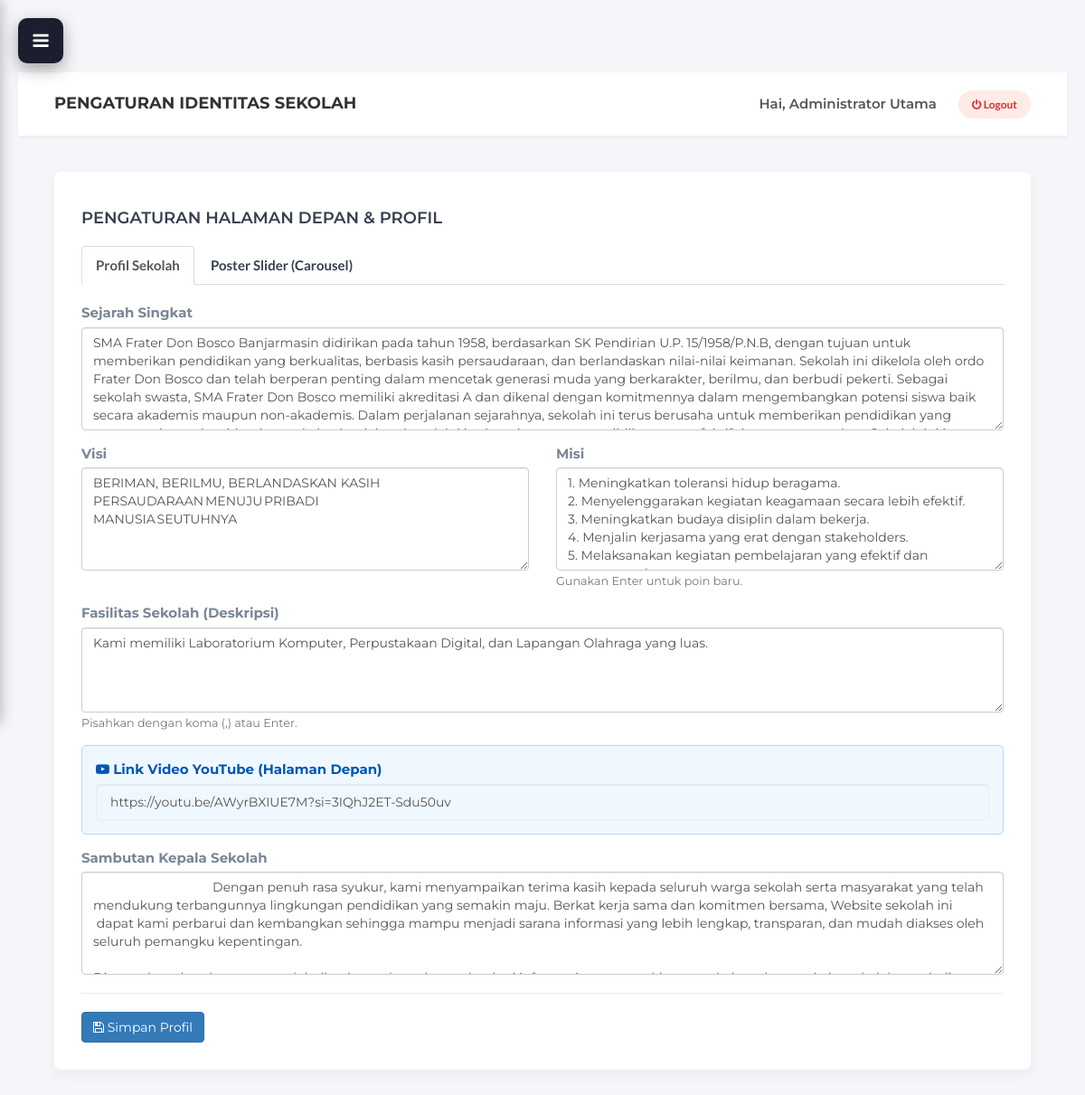
/admin/identitas.php (signed in), run on an earlier commit of the app's database.
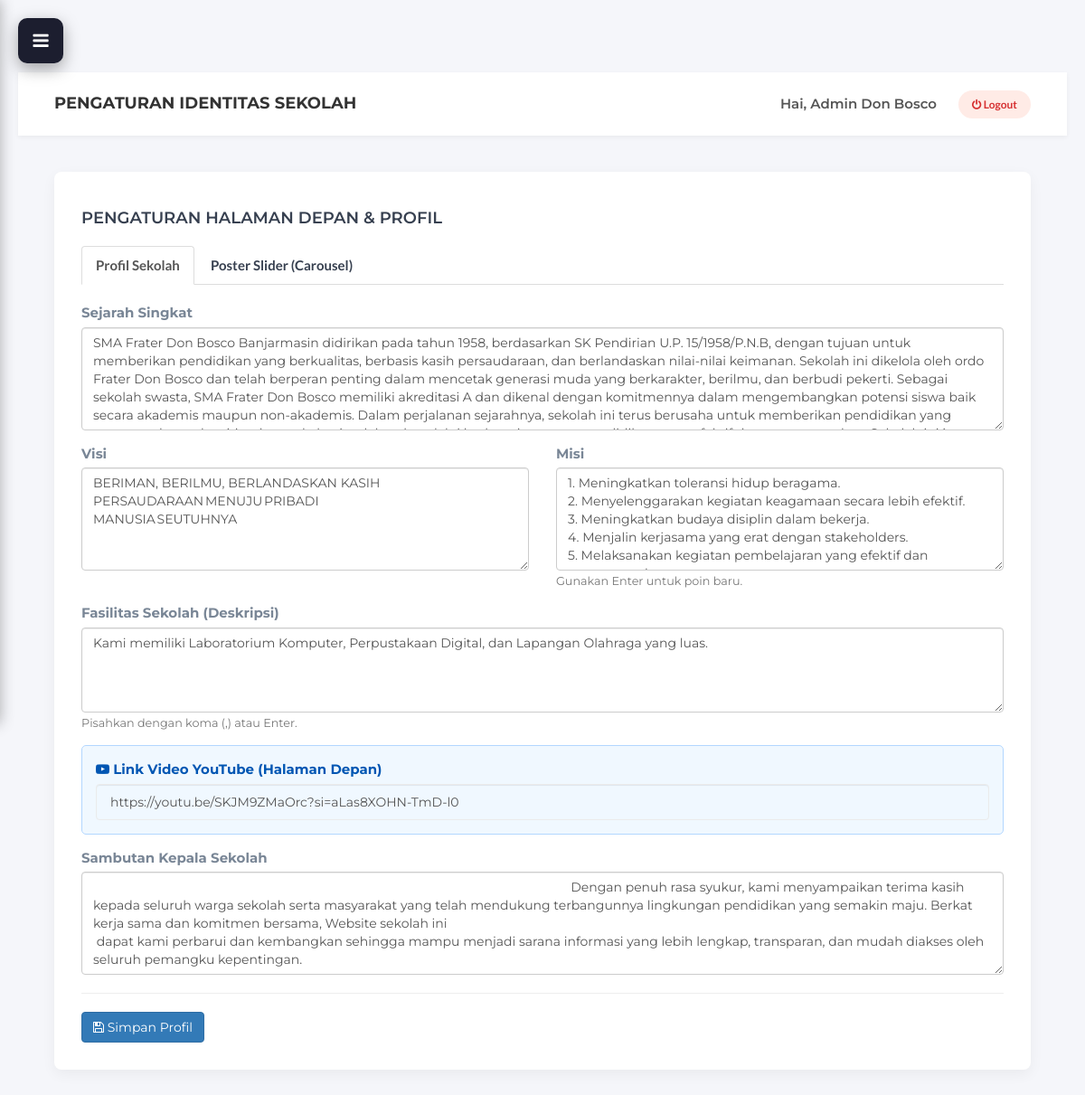
And on a later commit of the database.
### tables this page shows
CREATE TABLE `identitas_sekolah` (
  `id_identitas` int NOT NULL,
  `sejarah` text,
  `visi` text,
  `sambutan_kepsek` text,
  `misi` text,
  `fasilitas` text,
  `file_poster` varchar(255) DEFAULT NULL,
  `link_video` varchar(255) DEFAULT NULL
);

### controllers/AdminIdentitasController.php (called while the page is built, shortened)
<?php
require_once __DIR__ . '/../models/IdentitasModel.php';
class AdminIdentitasController {
    public function index() {
        $model = new IdentitasModel();
        $data = $model->getIdentitas();
        $title = "Pengaturan Identitas Sekolah";
        require_once '../views/admin/identitas_form.php';
    }
}
?>

### models/IdentitasModel.php (called while the page is built, shortened)
<?php
require_once 'Database.php';
class IdentitasModel extends Database {
    public function getIdentitas() {
        $sql = "SELECT * FROM identitas_sekolah WHERE id_identitas = 1";
        $query = $this->query($sql);
        return mysqli_fetch_assoc($query);
    }
}
?>

### models/Database.php (called while the page is built, shortened)
<?php
require_once __DIR__ . '/../Koneksi Database/koneksi.php';
class Database {
    protected $koneksi;
    public function __construct() {
        global $koneksi;
        $this->koneksi = $koneksi;
    }
    public function query($sql) {
        return mysqli_query($this->koneksi, $sql);
    }
}
?>

### views/admin/identitas_form.php (the view, shortened to what the changed rows need)
<?php
require_once 'template/header.php';
require_once 'template/sidebar.php';
?>
<div class="main-content">
    <?php require_once 'template/topbar.php'; ?>
    <div class="content-wrapper">
        <div class="card-box">
            <h4 style="margin-bottom: 20px;">PENGATURAN HALAMAN DEPAN & PROFIL</h4>
            <ul class="nav nav-tabs">
                <li class="<?php echo (!isset($_GET['tab']) || $_GET['tab'] != 'poster') ? 'active' : ''; ?>">
                    <a data-toggle="tab" href="#profil">Profil Sekolah</a>
                </li>
                <li class="<?php echo (isset($_GET['tab']) && $_GET['tab'] == 'poster') ? 'active' : ''; ?>">
                    <a data-toggle="tab" href="#poster">Poster Slider (Carousel)</a>
                </li>
            </ul>
            <div class="tab-content" style="padding-top: 20px;">
                <div id="profil"
                    class="tab-pane fade <?php echo (!isset($_GET['tab']) || $_GET['tab'] != 'poster') ? 'in active' : ''; ?>">
                    <form method="POST" action="identitas.php?aksi=update" enctype="multipart/form-data">
                        <div class="form-group">
                            <label>Sejarah Singkat</label>
                            <textarea name="sejarah" class="form-control"
                                rows="5"><?php echo htmlspecialchars($data['sejarah']); ?></textarea>
                        </div>
                        <div class="row">
                            <div class="col-md-6">
                                <div class="form-group">
                                    <label>Visi</label>
                                    <textarea name="visi" class="form-control"
                                        rows="5"><?php echo htmlspecialchars($data['visi']); ?></textarea>
                                </div>
                            </div>
                            <div class="col-md-6">
                                <div class="form-group">
                                    <label>Misi</label>
                                    <textarea name="misi" class="form-control"
                                        rows="5"><?php echo htmlspecialchars($data['misi']); ?></textarea>
                                    <small class="text-muted">Gunakan Enter untuk poin baru.</small>
                                </div>
                            </div>
                        </div>
                        <div class="form-group">
                            <label>Fasilitas Sekolah (Deskripsi)</label>
                            <textarea name="fasilitas" class="form-control" rows="4"
                                placeholder="Jelaskan fasilitas yang ada..."><?php echo htmlspecialchars($data['fasilitas']); ?></textarea>
                            <small class="text-muted">Pisahkan dengan koma (,) atau Enter.</small>
                        </div>
                        <div class="form-group"
                            style="background: #f0f8ff; padding: 15px; border-radius: 5px; border: 1px solid #b3d7ff;">
                            <label style="color: #0056b3;"><i class="fa fa-youtube-play"></i> Link Video YouTube
                                (Halaman Depan)</label>
                            <input type="text" name="video" class="form-control"
                                value="<?php echo htmlspecialchars($data['link_video'] ?? ''); ?>"
                                placeholder="Paste link YouTube di sini (Contoh: https://www.youtube.com/watch?v=xxxxx)">
                        </div>
                        <div class="form-group">
                            <label>Sambutan Kepala Sekolah</label>
                            <textarea name="sambutan_kepsek" class="form-control" rows="5">
                                    <?php echo htmlspecialchars($data['sambutan_kepsek'] ?? ''); ?>
                                </textarea>
                        </div>
                        <hr>
                        <button type="submit" class="btn btn-primary"><i class="fa fa-save"></i> Simpan Profil</button>
                    </form>
                </div>
            </div>
        </div>
    </div>
</div>
<?php require_once 'template/footer.php'; ?>

### views/admin/template/topbar.php
<div class="admin-header">
    <h4 style="margin:0; font-weight:700; color: #333; text-transform: uppercase;">
        <?php echo isset($title) ? $title : 'Admin Area'; ?>
    </h4>
    <div class="user-area">
        <span style="margin-right: 20px; font-weight:600; color:#555;">
            Hai, <?php echo isset($_SESSION['admin_nama']) ? $_SESSION['admin_nama'] : 'Admin'; ?>
        </span>
        <a href="logout.php" class="btn-logout" onclick="return confirm('Yakin ingin keluar?')">
            <i class="fa fa-power-off"></i> Logout
        </a>
    </div>
</div>

What changed in the data, as far as the page shows it:
changed identitas_sekolah: video "https://youtu.be/AWyrBXIUE7M?si=3IQhJ2ET-Sdu50uv" → "https://youtu.be/SKJM9ZMaOrc?si=aLas8XOHN-TmD-l0"
Also different on the page:
$_SESSION['admin_nama']: "Administrator Utama" → "Admin Don Bosco"
